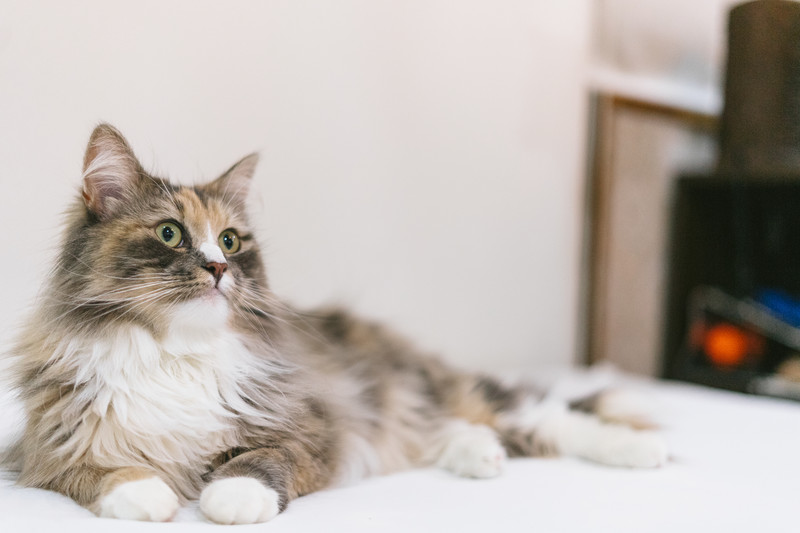
#> input picture cat.jpg, 800 x 533 px
$ python circle.py
#> lines starting #> are read from the running program, lines starting #| are printed output that depends on the picture; after the words box and inside, x2 and y2 are one past the last pixel; in counts of white or black regions, pixels touching at a corner belong together
import cv2
img = cv2.imread("cat.jpg")
#> img is the input picture: shape (533, 800, 3); mean B, G, R 173.9, 179.9, 188
cv2.circle(img,(180,420),70,(0,255,255),-1)
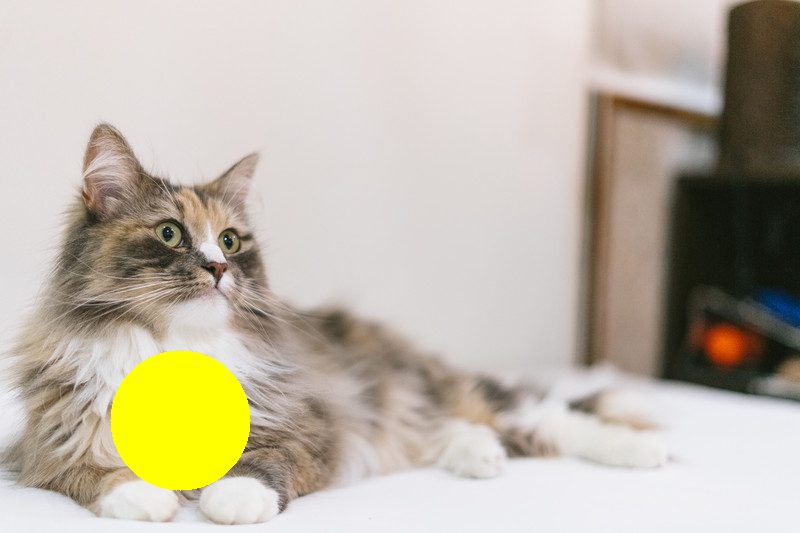
#> img: shape (533, 800, 3); 3.61% of pixels changed, all inside (x1, y1, x2, y2) = (110, 350, 251, 491)
cv2.imshow("image",img)

cv2.waitKey(0)
cv2.destroyAllWindows()
